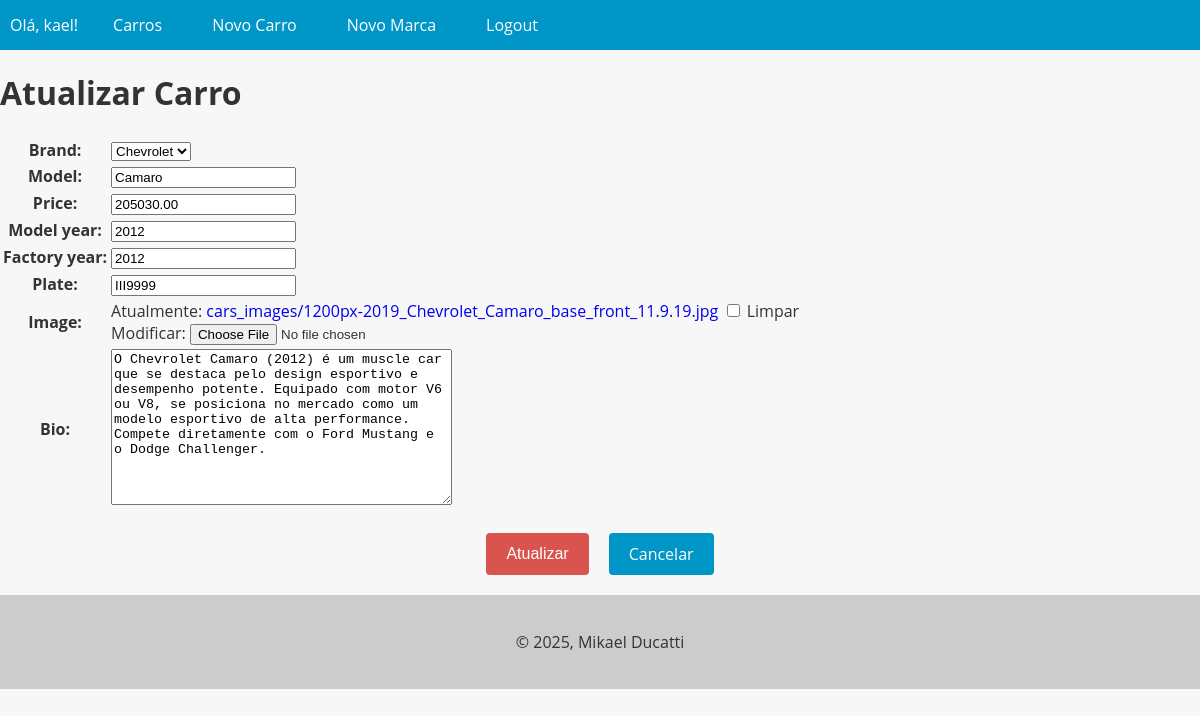
The app's page /car/14/update/ (signed in) with its own data.
### cars/models.py (models this page shows, shortened)
class Car(models.Model):
    id = models.AutoField(primary_key=True)
    model = models.CharField(max_length=200)
    factory_year = models.IntegerField(blank=True, null=True)
    model_year = models.IntegerField(blank=True, null=True)
    plate = models.CharField(max_length=10, blank=True, null=True)
    image = models.ImageField(upload_to="cars_images/", blank=True, null=True)
    price = models.DecimalField(max_digits=20, decimal_places=2, blank=True, null=True)
    bio = models.TextField(blank=True, null=True)
    brand = models.ForeignKey(Brand, on_delete=models.PROTECT, related_name="car_brand")

### cars/views.py (the view, shortened to what this page needs)
# urls.py: path("car/<int:pk>/update/", UpdateCarView.as_view(), name="car_update"),
@method_decorator(login_required(login_url="login"), name="dispatch")
class UpdateCarView(UpdateView):
    model = Car
    form_class = CarForm
    template_name = "update_car.html"
    success_url = reverse_lazy("cars_list")
    def get_context_data(self, **kwargs):
        context = super().get_context_data(**kwargs)
        context["update_car_form"] = context["form"]
        return context

### cars/forms.py (shortened to what this page needs)
class CarForm(forms.ModelForm):
    class Meta:
        model = Car
        fields: ClassVar[list[str]] = [
            "brand",
            "model",
            "price",
            "model_year",
            "factory_year",
            "plate",
            "image",
            "bio",
        ]

### cars/models.py (called while the page is built)
    def __str__(self):
        return str(self.name)

### cars/templates/update_car.html (shortened to what this page needs)
{% extends "base.html" %}
{% block content %}
    <h1>Atualizar Carro</h1>
    <form method="POST" enctype="multipart/form-data">
        <table>
            {{ update_car_form.as_table }}
        </table>
        <div class="buttons-container">
            <input type="submit" value="Atualizar" class="btn btn-danger">
            <a href="{% url 'car_detail' pk=object.pk %}" class="btn btn-secondary">Cancelar</a>
        </div>
    </form>
{% endblock content %}

### app/templates/base.html (shortened to what this page needs)
<!DOCTYPE html>
<html lang="pt-br">
    <head>
    </head>
    <body>
        <header>
            <nav>
                <ul>
                    {% if user.is_authenticated %}
                        <li>Olá, {{ user.username }}!</li>
                        <li><a href="{% url 'cars_list' %}">Carros</a></li>
                        <li><a href="{% url 'create_car' %}">Novo Carro</a></li>
                        <li><a href="{% url 'create_brand' %}">Novo Marca</a></li>
                        <li><a href="{% url 'logout' %}">Logout</a></li>
                    {% else %}
                        <li><a href="{% url 'cars_list' %}">Carros</a></li>
                        <li><a href="{% url 'login' %}">Login</a></li>
                        <li><a href="{% url 'create_user' %}">Regitrar-se</a></li>
                    {% endif %}
                </ul>
            </nav>
        </header>
        <main>
            {% block content %}{% endblock %}
        </main>
        <footer>
            <p>&copy; 2025, Mikael Ducatti</p>
        </footer>
    </body>
</html>

### app/templates/base.html (style rules this page uses)
body { font-family: 'Open Sans', sans-serif; background-color: #f7f7f7; color: #333; margin: 0; padding: 0; }
header { background-color: #0096c7; color: #fff; text-align: center; }
footer { background-color: #ccc; color: #333; padding: 20px; text-align: center; }
nav { background-color: #0096c7; color: #fff; height: 50px; display: flex; justify-content: space-between; align-items: center; }
nav ul { list-style: none; margin: 0; padding: 0; display: flex; }
nav ul li { margin: 0 10px; }
nav ul li a { color: #fff; text-decoration: none; font-size: 16px; padding: 15px; transition: all 0.3s ease; }

### cars/templates/update_car.html (style rules this page uses)
.buttons-container { display: flex; justify-content: center; margin-top: 20px; margin-bottom: 20px; }
.btn { display: inline-block; background-color: #0096c7; color: #fff; border: none; padding: 10px 20px; font-size: 16px; border-radius: 4px; cursor: pointer; transition: background-color 0.3s ease-in-out; margin: 0 10px; }
.btn-danger { background-color: #d9534f; text-decoration: none !important; }
a { text-decoration: none !important; }

### records on screen
Car: brand "Chevrolet", model "Camaro", price "205030.00", model_year "2012", factory_year "2012", plate "III9999", bio "O Chevrolet Camaro (2012) é um muscle car que se destaca pelo design esportivo e desempenho potente. Equipado com motor V6 ou V8, se posiciona no mercado como um modelo esportivo de alta performance. Compete diretamente com o Ford Mustang e o Dodge Challenger."

### other values on screen
{{ user.username }} "kael"
